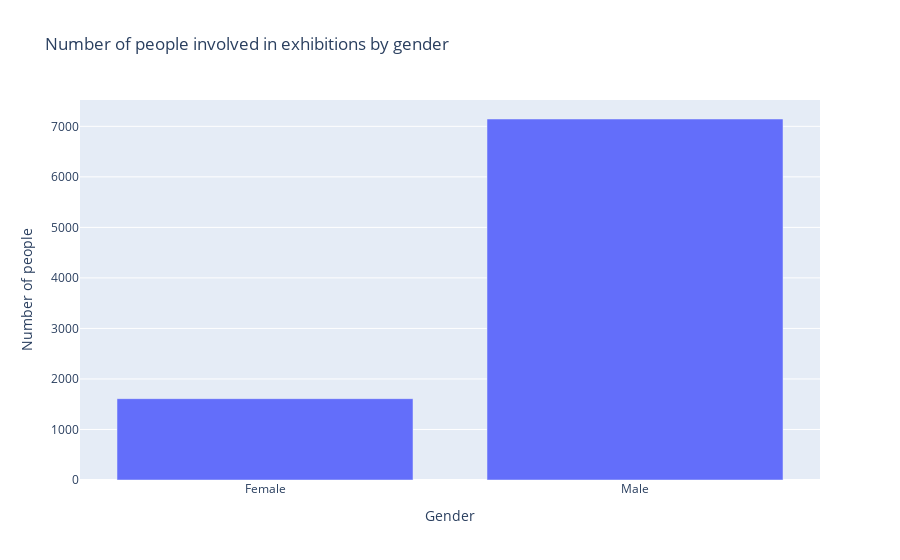

Notebook code cell kept with this figure:
### Markdown cell above
# Gender

### Code cell
filepath = "api"
filename = "persons_all.json"

with open(os.path.join(filepath, filename), 'r') as json_file:
    
    number_dict = {}

    data = json.load(json_file)
    for person in data.get("persons"):

        if "nationality" in person:
            gender = person.get("nationality")

            if gender not in ["Male", "Female"]:
                continue
           
            if gender in number_dict:
                number_dict[gender] += 1
            else:
                number_dict[gender] = 1
        
    number_dict = dict(sorted(number_dict.items(), key=lambda item: item[1]))

    # sort by number
    
   # print(number_dict)

x_values = number_dict.keys()
y_values = number_dict.values()

fig = px.bar(x=x_values, y=y_values, 
labels={"x": "Gender", "y": "Number of people"},
title="Number of people involved in exhibitions by gender"
)
fig.show()

### Figure 1 — Plotly figure (JSON) as saved in the notebook; plotly's stock layout.template omitted (floating-point values rounded to 4 significant figures)
{"data": [{"alignmentgroup": "True", "hovertemplate": "Gender=%{x}<br>Number of people=%{y}<extra></extra>", "legendgroup": "", "marker": {"color": "#636efa", "pattern": {"shape": ""}}, "name": "", "offsetgroup": "", "orientation": "v", "showlegend": false, "textposition": "auto", "type": "bar", "x": ["Female", "Male"], "xaxis": "x", "y": [1610, 7145], "yaxis": "y"}], "layout": {"barmode": "relative", "legend": {"tracegroupgap": 0}, "title": {"text": "Number of people involved in exhibitions by gender"}, "xaxis": {"anchor": "y", "domain": [0, 1], "title": {"text": "Gender"}}, "yaxis": {"anchor": "x", "domain": [0, 1], "title": {"text": "Number of people"}}}}
